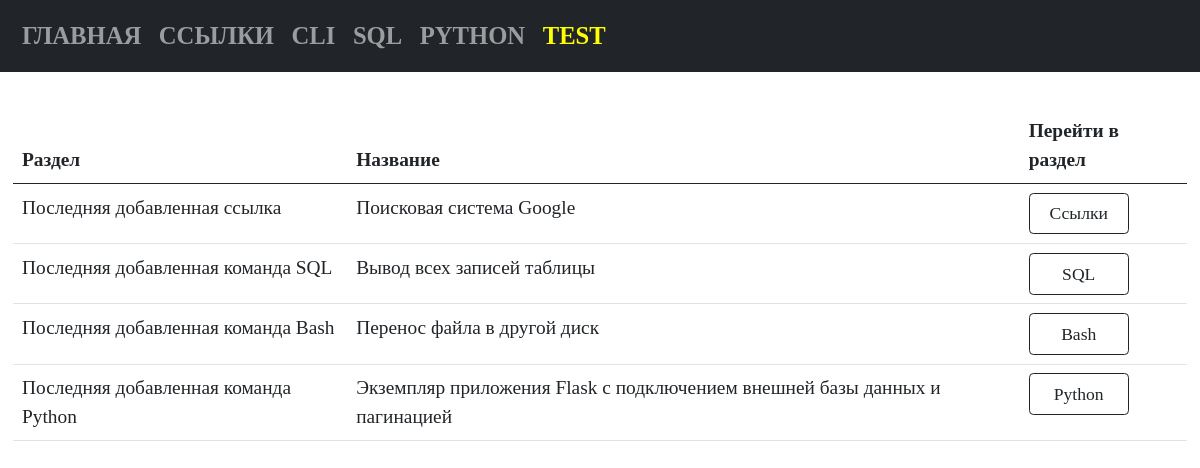
Before: / with the older database file.
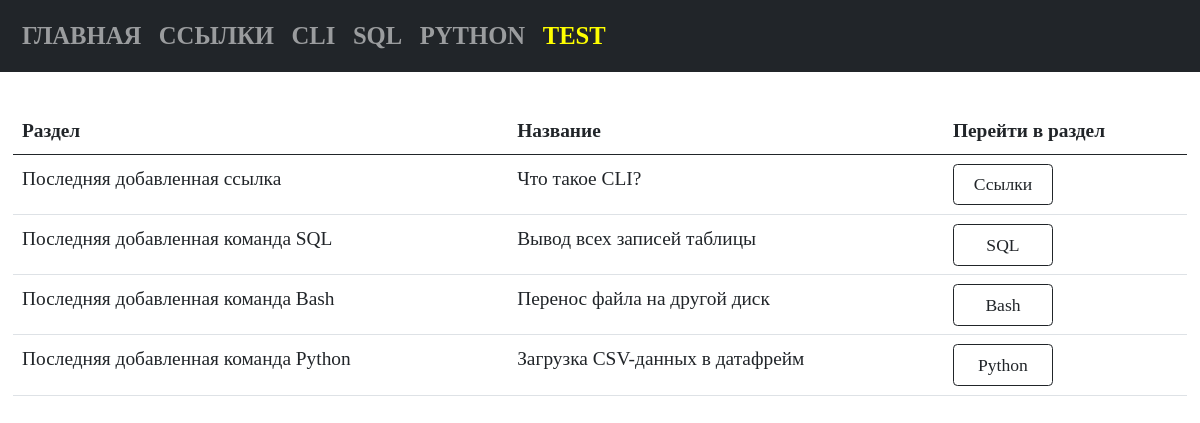
After: the same page with the newer database file.
### tables this page shows
CREATE TABLE "links"
(
    links_id      INTEGER
        primary key autoincrement,
    links_name    TEXT not null,
    links_command TEXT not null
, links_description TEXT);

CREATE TABLE "bash" (
    bash_id INTEGER PRIMARY KEY AUTOINCREMENT,
    bash_command TEXT NOT NULL,
    bash_name TEXT NOT NULL
  );

CREATE TABLE "python" (
    "python_id" INTEGER PRIMARY KEY AUTOINCREMENT,
    "python_command" TEXT NOT NULL,
    "python_name" TEXT NOT NULL
  , "python_description" TEXT);

### modules/index.py (the view)
@bp.route("/")
def index():
    conn = connect.get_db_connection()
    last_links = conn.execute("SELECT * FROM links ORDER BY 1 DESC").fetchone()
    last_sql = conn.execute("SELECT * FROM sql ORDER BY 1 DESC").fetchone()
    last_bash = conn.execute("SELECT * FROM bash ORDER BY 1 DESC").fetchone()
    last_python = conn.execute("SELECT * FROM python ORDER BY 1 DESC").fetchone()
    return render_template("index.html",
                           last_links=last_links,
                           last_sql=last_sql,
                           last_bash=last_bash,
                           last_python=last_python, )

### modules/connect.py (called while the page is built)
def get_db_connection():
    db_path = os.path.join(BASE_DIR, '../database.db')
    conn = sqlite3.connect(db_path)
    conn.row_factory = sqlite3.Row
    return conn

### templates/index.html (shortened to what this page needs)
{% extends "base.html" %}
{% block content %}
{% include 'index_content.html' %}
{% endblock %}

### templates/index_content.html (shortened to what this page needs)
<table class="table">
   <thead>
      <tr>
         <th scope="col">Раздел</th>
         <th scope="col">Название</th>
         <th scope="col">Перейти в раздел</th>
      </tr>
   </thead>
   <tbody>
      <tr>
         <td>Последняя добавленная ссылка</td>
         <td>{{ last_links.links_name }}</td>
         <td>
            <a href="{{ url_for('links_list_commands.links_list_commands') }}" class="btn btn-outline-dark" style="width:100px">Ссылки</a>
         </td>
      </tr>
      <tr>
         <td>Последняя добавленная команда SQL</td>
         <td>{{ last_sql.sql_name }}</td>
         <td>
            <a href="{{ url_for('sql_list_commands.sql_list_commands') }}" class="btn btn-outline-dark" style="width:100px">SQL</a>
         </td>
      </tr>
      <tr>
         <td>Последняя добавленная команда Bash</td>
         <td>{{ last_bash.bash_name }}</td>
         <td>
            <a href="{{ url_for('bash_list_commands.bash_list_commands') }}" class="btn btn-outline-dark" style="width:100px">Bash</a>
         </td>
      </tr>
      <tr>
         <td>Последняя добавленная команда Python</td>
         <td>{{ last_python.python_name }}</td>
         <td>
            <a href="{{ url_for('python_list_commands.python_list_commands') }}" class="btn btn-outline-dark" style="width:100px">Python</a>
         </td>
      </tr>
   </tbody>
</table>

Changed rows visible on the page:
removed links: links_name "Поисковая система Google"
removed python: python_name "Экземпляр приложения Flask с подключением внешней базы данных и пагинацией"
added links: links_name "Что такое CLI?"
changed bash: bash_name "Перенос файла в другой диск" → "Перенос файла на другой диск"
now on this page (row edited): python: python_name "Загрузка CSV-данных в датафрейм"
